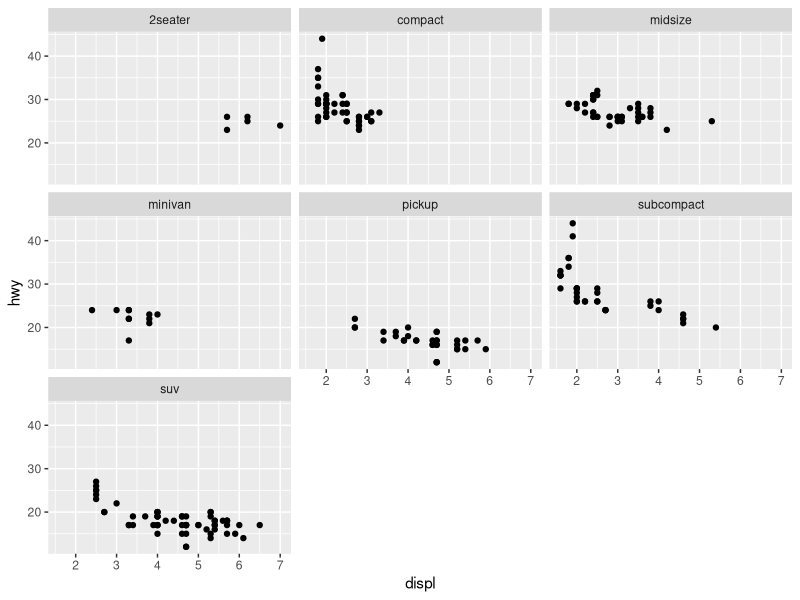
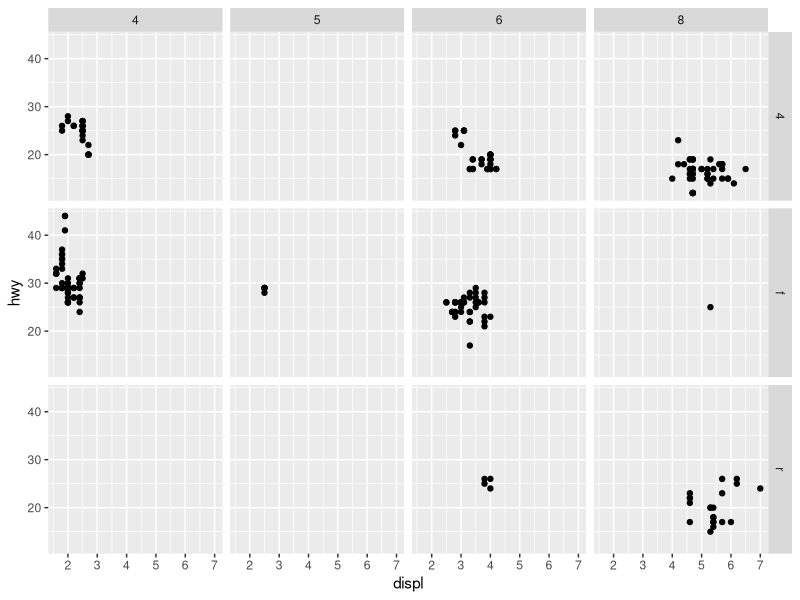
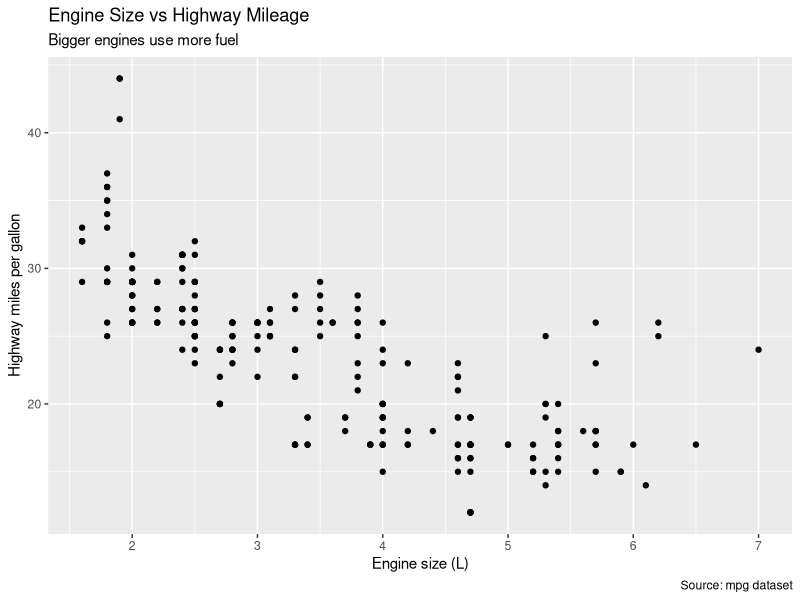
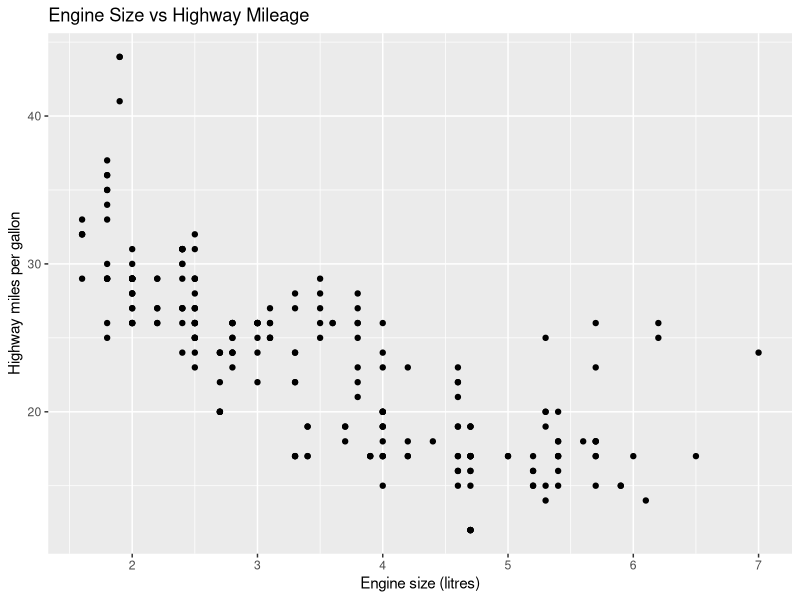
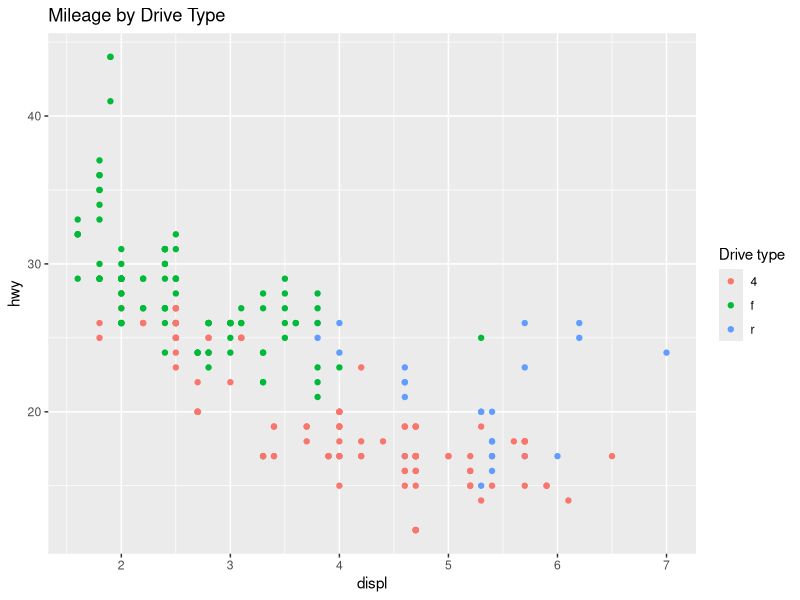
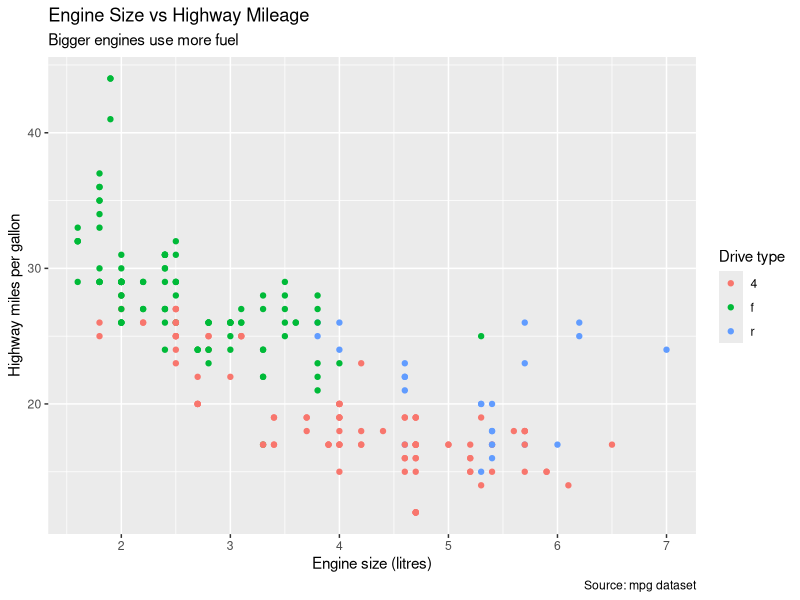
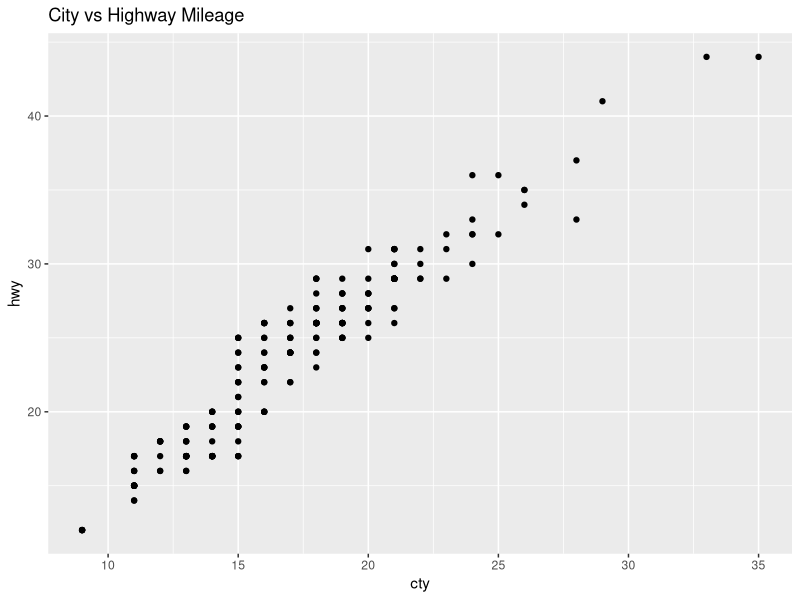
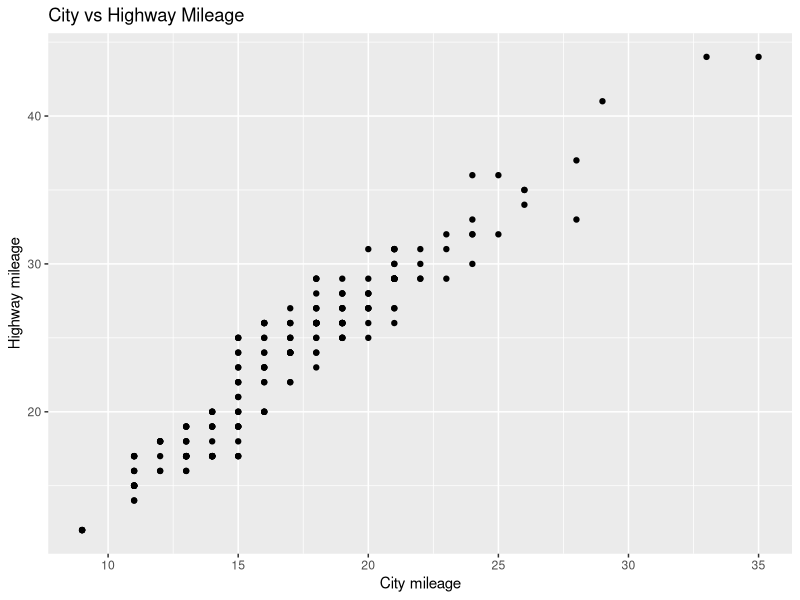

Generate these figures, in order, with R:
# GGPLOT2 # 

library(ggplot2)

View(mpg)

p <- ggplot(mpg, aes(x = displ, y = hwy)) + geom_point()

# Facets #

# facet_wrap:

p + facet_wrap(~class)

# facet_grid:

p + facet_grid(drv ~ cyl)

# Labels:

p + labs(
  title = "Engine Size vs Highway Mileage",
  subtitle = "Bigger engines use more fuel",
  x = "Engine size (L)",
  y = "Highway miles per gallon",
  caption = "Source: mpg dataset"
)

# Basic label:

ggplot(mpg, aes(x = displ, y = hwy)) +
  geom_point() +
  labs(
    title = "Engine Size vs Highway Mileage",
    x = "Engine size (litres)",
    y = "Highway miles per gallon"
  )

# Legend label:

ggplot(mpg, aes(x = displ, y = hwy, color = drv)) +
  geom_point() +
  labs(
    title = "Mileage by Drive Type",
    color = "Drive type"
  )

# All labels together

ggplot(mpg, aes(x = displ, y = hwy, color = drv)) +
  geom_point() +
  labs(
    title = "Engine Size vs Highway Mileage",
    subtitle = "Bigger engines use more fuel",
    x = "Engine size (litres)",
    y = "Highway miles per gallon",
    color = "Drive type",
    caption = "Source: mpg dataset"
  )

# Practice questions:

# 1. Make a scatter plot of cty (x) vs hwy (y). 
#    Add the title "City vs Highway Mileage".
 
ggplot(mpg, aes(x = cty, y = hwy)) + 
  geom_point() + 
  labs(
    title = "City vs Highway Mileage"
  )

# 2. Rename the x-axis to "City mileage" and the y-axis to "Highway mileage".

ggplot(mpg, aes(x = cty, y = hwy)) + 
  geom_point() + 
  labs(
    title = "City vs Highway Mileage",
    x = "City mileage",
    y = "Highway mileage"
  )

# 3. Colour the points by class, and rename the legend to "Car type".

ggplot(mpg, aes(x = cty, y = hwy, color = class)) + 
  geom_point() + 
  labs(
    title = "City vs Highway Mileage",
    x = "City mileage",
    y = "Highway mileage",
    color = "Car type"
  )

# 4. Add a caption: "Data: mpg".

ggplot(mpg, aes(x = cty, y = hwy, color = class)) + 
  geom_point() + 
  labs(
    title = "City vs Highway Mileage",
    x = "City mileage",
    y = "Highway mileage",
    color = "Car type",
    caption = "Data: mpg"
  )
# Themes:

p <- ggplot(mpg, aes(x = cty, y = hwy, color = class)) + 
  geom_point() 

p + theme_bw()

p + theme_minimal()

p + theme_classic()

p + theme_dark()

p + theme_grey()

# Fine tuning with theme():

p + theme(legend.position = "Bottom")

p + theme(legend.position = "bottom")

p + theme(legend.position = "top")

p + theme(legend.position = "left")

p + theme(legend.position = "right")

# Changing text style:

p + labs(title = "City vs Highway Mileage") +
  theme(
    plot.title = element_text(size = 18, face = "bold", color = "blue"),
    axis.title = element_text(size = 12)
  )

# Use the plot p from above.

# 1. Apply theme_minimal(). What difference do you see compared to the 
#    grey default?

p + theme_minimal()
p + theme_grey()

# ans: background difference was noticed. In the minimal it shows no background, 
#      in the grey, it is grey background.

# 2. Apply theme_classic() and move the legend to the bottom.

p + theme(legend.position = "bottom") +
  theme_classic()

p + theme_classic() +
  theme(legend.position = "bottom")

# 3. Add the title "City vs Highway Mileage", make it bold and size 16.

p + labs(title = "City vs Highway Mileage") +
  theme(
    plot.title = element_text(size = 16, face = "bold", color = "red"),
    axis.title = element_text(size = 12)
  )

# 4. Hide the legend completely.

p + theme_grey() +
  theme(legend.position = "none")

# 5. Combine: theme_bw() + legend at top + bold title.

p + labs(title = "City vs Highway Mileage") +
  theme_bw() +
  theme(
    plot.title = element_text(size = 14, face = "bold", color = "green")) +
  theme(legend.position = "top")    
  
p + labs(title = "City vs Highway Mileage") +
  theme_bw() +
  theme(
    plot.title = element_text(size = 14, face = "bold", color = "green"),
    theme(legend.position = "top")
  )  
